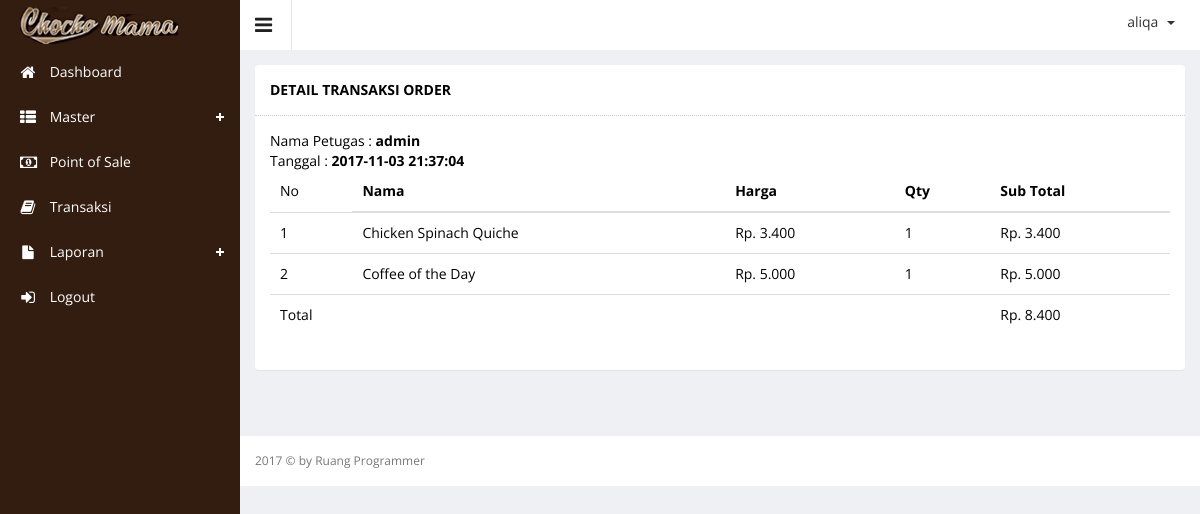
The app's page /index.php?hal=master/transaksi/detail&id=521 (signed in) with its own data.
### tables this page shows
CREATE TABLE `orders` (
  `id_orders` int(5) NOT NULL,
  `nama_petugas` varchar(100) NOT NULL,
  `tgl_order` datetime NOT NULL,
  `jam_order` time NOT NULL
);

CREATE TABLE `product` (
  `product_id` int(10) UNSIGNED NOT NULL,
  `product_name` varchar(100) DEFAULT NULL,
  `product_price` int(11) DEFAULT NULL,
  `product_desc` text,
  `product_images` text,
  `product_stock` int(11) DEFAULT NULL,
  `product_date` datetime DEFAULT NULL,
  `category_id` int(11) DEFAULT NULL
);

CREATE TABLE `orders_detail` (
  `id_orders` int(5) NOT NULL,
  `product_id` int(5) NOT NULL,
  `jumlah` int(5) NOT NULL
);

### master/transaksi/detail.php (the view, shortened to what this page needs)
<?php
$id = $_GET['id'];
$queryRowOrder = mysql_query("SELECT *
FROM
    `product`
    INNER JOIN `orders_detail`
        ON (`product`.`product_id` = `orders_detail`.`product_id`)
    INNER JOIN `orders`
        ON (`orders`.`id_orders` = `orders_detail`.`id_orders`) WHERE orders.id_orders= '" . $id . "'");
?>
<div class="wrapper">
    <div class="row">
        <div class="col-lg-12 text-left">
            <section class="panel">
                <header class="panel-heading">
                    Detail Transaksi Order
                </header>
                <div class="panel-body">
                    <?php
                    $qOrder = mysql_query("SELECT * FROM orders WHERE id_orders ='" . $id . "'");
                    $dataOrder = mysql_fetch_array($qOrder);
                    ?>
                    Nama Petugas : <b><?php echo $dataOrder['nama_petugas']; ?></b><br>
                    Tanggal :
                    <b>
                        <?php
                        echo $dataOrder['tgl_order'] . "";
                        ?>
                    </b>
                    <table class="table">
                        <thead>
                        <tr>
                            <td>No</td>
                            <th>Nama</th>
                            <th>Harga</th>
                            <th>Qty</th>
                            <th>Sub Total</th>
                        </tr>
                        </thead>
                        <tbody>
                        <?php
                        $no = 1;
                        $total = 0;
                        while ($data = mysql_fetch_array($queryRowOrder)) {
                            $sub_total = +$data['product_price'] * $data['jumlah'];
                            $total += $sub_total;
                            ?>
                            <tr>
                                <td>
                                    <?php echo $no++; ?>
                                </td>
                                <td>
                                    <?php echo $data['product_name'] ?></td>
                                <td>Rp. <?php echo number_format($data['product_price'], 0, ',', '.'); ?></td>
                                <td><?php echo $data['jumlah']; ?></td>
                                <td>Rp. <?php echo number_format($sub_total, 0, ',', '.'); ?></td>
                            </tr>
                        <?php } ?>
                        <tr>
                            <td colspan="4">
                                Total
                            </td>
                            <td>Rp.
                                <?php echo number_format($total, 0, ',', '.'); ?>
                            </td>
                        </tr>
                        </tbody>
                    </table>
                </div>
            </section>
        </div>
    </div>
</div>

### records on screen
orders: nama_petugas "admin", tgl_order "2017-11-03 21:37:04"
product: product_name "Chicken Spinach Quiche", product_price "3.400", orders_detail.jumlah "1", product_price.jumlah "3.400"
product: product_name "Coffee of the Day", product_price "5.000", orders_detail.jumlah "1", product_price.jumlah "5.000"

### other values on screen
$_SESSION['username'] "aliqa"
$total "8.400"
